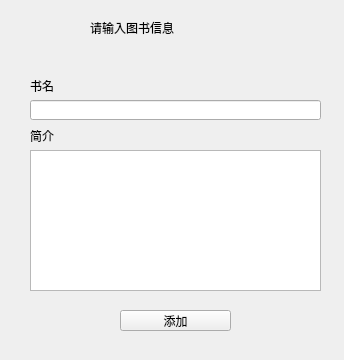
<?xml version="1.0" encoding="UTF-8"?>
<ui version="4.0">
 <class>addbok</class>
 <widget class="QWidget" name="addbok">
  <property name="geometry">
   <rect>
    <x>0</x>
    <y>0</y>
    <width>344</width>
    <height>360</height>
   </rect>
  </property>
  <property name="windowTitle">
   <string>Form</string>
  </property>
  <widget class="QLineEdit" name="name">
   <property name="geometry">
    <rect>
     <x>30</x>
     <y>100</y>
     <width>291</width>
     <height>20</height>
    </rect>
   </property>
  </widget>
  <widget class="QLabel" name="label">
   <property name="geometry">
    <rect>
     <x>90</x>
     <y>20</y>
     <width>111</width>
     <height>16</height>
    </rect>
   </property>
   <property name="text">
    <string>请输入图书信息</string>
   </property>
  </widget>
  <widget class="QTextEdit" name="jiajie">
   <property name="geometry">
    <rect>
     <x>30</x>
     <y>150</y>
     <width>291</width>
     <height>141</height>
    </rect>
   </property>
  </widget>
  <widget class="QLabel" name="label_2">
   <property name="geometry">
    <rect>
     <x>30</x>
     <y>80</y>
     <width>54</width>
     <height>12</height>
    </rect>
   </property>
   <property name="text">
    <string>书名</string>
   </property>
  </widget>
  <widget class="QLabel" name="label_3">
   <property name="geometry">
    <rect>
     <x>30</x>
     <y>130</y>
     <width>54</width>
     <height>12</height>
    </rect>
   </property>
   <property name="text">
    <string>简介</string>
   </property>
  </widget>
  <widget class="QPushButton" name="add">
   <property name="geometry">
    <rect>
     <x>120</x>
     <y>310</y>
     <width>111</width>
     <height>21</height>
    </rect>
   </property>
   <property name="text">
    <string>添加</string>
   </property>
  </widget>
 </widget>
 <resources/>
 <connections/>
</ui>
